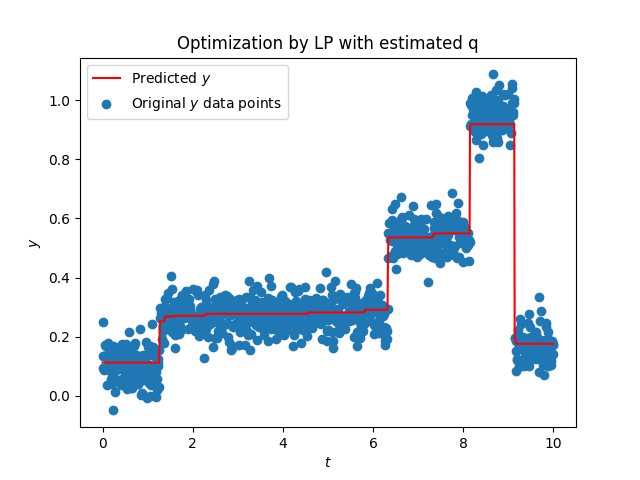

Python code for this plot:
from scipy.linalg import circulant
import numpy as np
import scipy.io
import matplotlib.pyplot as plt
import cvxpy as cvx

# dane wejściowe

source_path = 'Data01.mat'
mat = scipy.io.loadmat(source_path)

t = mat['t']
y = mat['y']
N = y.shape[0]

y_pred = cvx.Variable((N,1))
q = 1.55

# tworzenie i definiowanie macierzy A, c, b, x

first_row = np.zeros(N)
first_row[0] = -1
first_row[1] = 1
D = circulant(first_row).transpose()[:-1]

A = np.block([
    [np.identity(N), -np.identity(N), np.zeros((N, (N-1)))],
     [-np.identity(N), -np.identity(N), np.zeros((N, (N-1)))],
     [np.zeros((1, N)), np.zeros((1, N)), np.ones((N-1))],
     [-D, np.zeros(((N-1), N)), -np.identity((N-1))],
     [D, np.zeros(((N-1), N)), -np.identity((N-1))]
])

c = np.block([
    [np.zeros((N, 1))],
    [np.ones((N, 1))],
    [np.zeros((N-1, 1))]
])

b = np.block([
    [np.array(y).reshape(-1, 1)],
    [-np.array(y).reshape(-1, 1)],
    [np.array(q).reshape(-1, 1)],
    [np.zeros((N - 1, 1))],
    [np.zeros((N - 1, 1))]
])

xi = cvx.Variable((N, 1))
delta = cvx.Variable((N-1, 1))
x = cvx.vstack((y_pred, xi, delta))

# minimalizacja z parametrem q w postaci LP

diff = cvx.Minimize(c.transpose()@x)
problem = cvx.Problem(diff, [A@x <= b])
problem.solve(solver="ECOS")

plt.plot(t, y_pred.value, c='r', label='Predicted $y$')
plt.title("Optimization by LP with estimated q")
plt.xlabel("$t$")
plt.ylabel("$y$")
plt.scatter(t, y, label='Original $y$ data points')
plt.legend()
plt.show()
